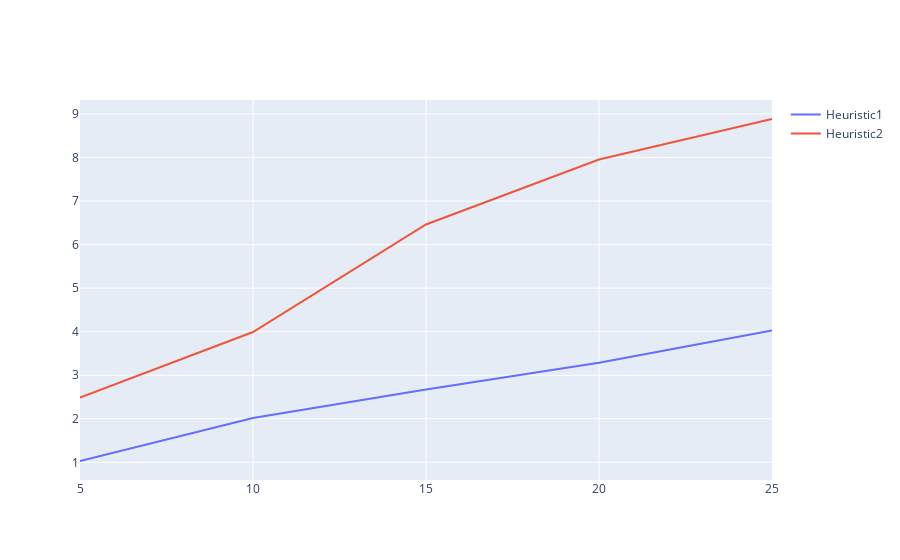

The cell this chart's notebook holds for it:
### Code cell
r = [5, 10, 15, 20, 25]

trace0 = go.Scatter(
    x = r,
    y = errorsH1,
    mode = 'lines',
    name = 'Heuristic1'
)

trace1 = go.Scatter(
    x = r,
    y = errorsH2,
    mode = 'lines',
    name = 'Heuristic2'
)

data = [trace0, trace1]

iplot(data)

### Figure 1 — Plotly figure (JSON) as saved in the notebook; plotly's stock layout.template omitted (floating-point values rounded to 4 significant figures)
{"data": [{"mode": "lines", "name": "Heuristic1", "type": "scatter", "x": [5, 10, 15, 20, 25], "y": [1.03, 2.018, 2.671, 3.286, 4.031]}, {"mode": "lines", "name": "Heuristic2", "type": "scatter", "x": [5, 10, 15, 20, 25], "y": [2.487, 3.992, 6.464, 7.955, 8.886]}], "layout": {}}
